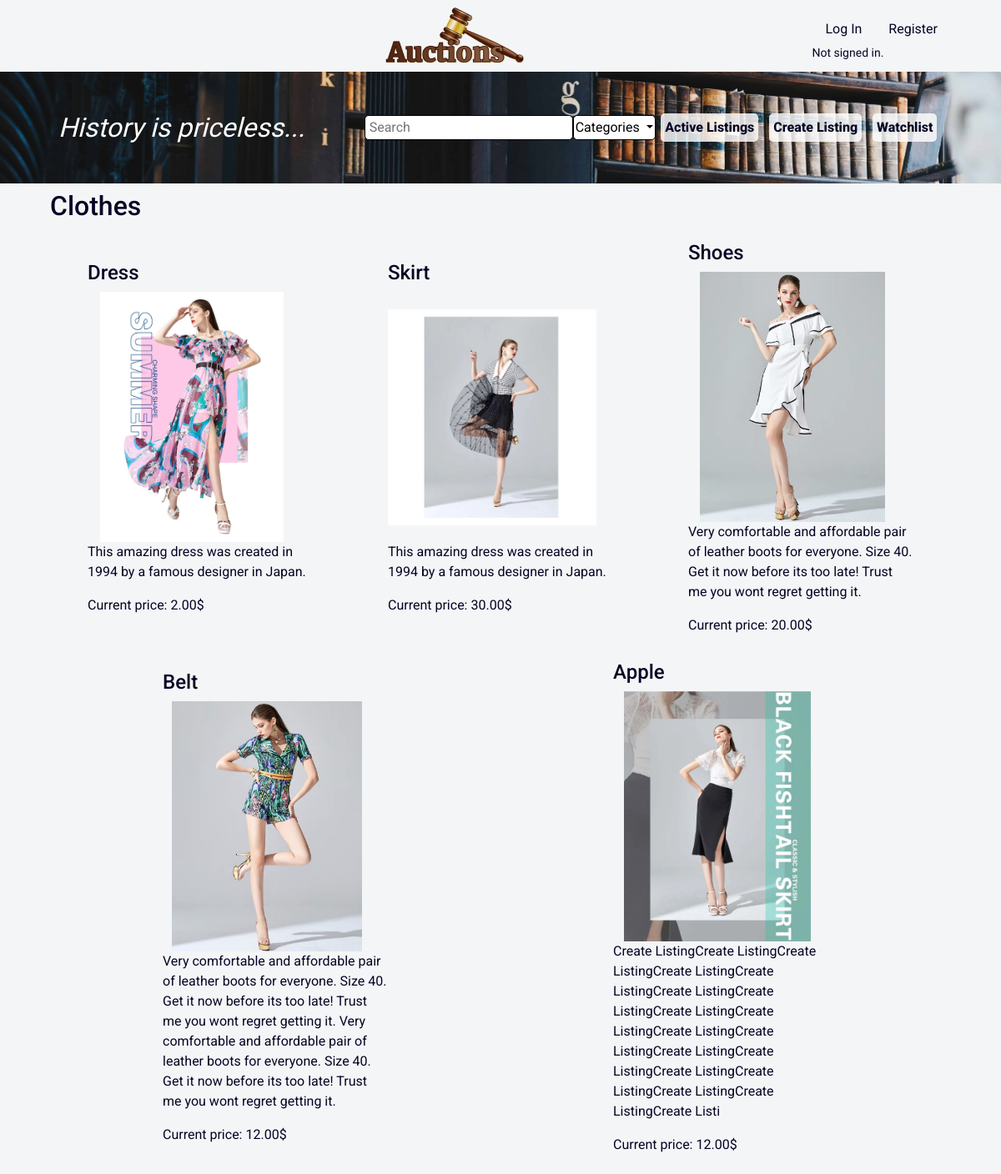
Before: /category/Clothes with the older database file.
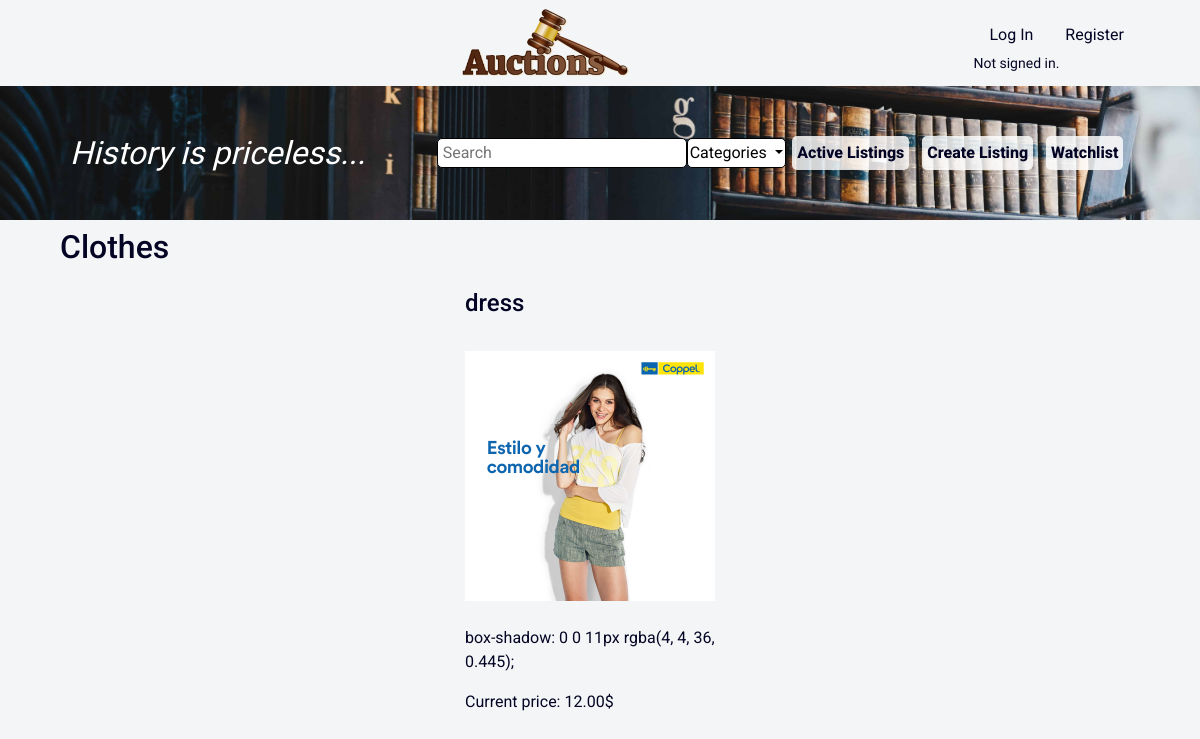
After: the same page with the newer database file.
### auctions/models.py (models this page shows, shortened)
class Category(models.Model):
    category = models.CharField(max_length=64)
    def __str__(self):
        return self.category

class Listing(models.Model):
    title = models.CharField(max_length=64)
    description = models.TextField(max_length=350)
    image = models.ImageField(default='default.png')
    price = models.DecimalField(max_digits=12, decimal_places=2, validators=[MinValueValidator(Decimal('0.01'))])
    date_created = models.DateTimeField(default=timezone.now)
    category = models.ForeignKey(Category, default="None", on_delete=models.CASCADE)
    user = models.ForeignKey(User, on_delete=models.CASCADE)
    comment = models.ManyToManyField(Comment, default=None)
    bid = models.ManyToManyField(Bid, default=None)
    status = models.BooleanField(default=False)

### auctions/views.py (the view, shortened to what this page needs)
# urls.py: path("category/<str:category_name>", views.category, name="category"),
def category(request, category_name):
    category = Category.objects.get(category=category_name)
    listing_category = Listing.objects.filter(category=category)
    if listing_category:
        return render(request, "auctions/category.html", {
            "category": category.category,
            "listings": listing_category,
            "categories": Category.objects.all()
            })

### auctions/templates/auctions/category.html (shortened to what this page needs)
{% extends "auctions/layout.html" %}
{% block body %}
<div class="background">
    <div class="margin flex">
        <div class="flex1">
            <div class="history">History is priceless...</div>
        </div>
        <div class="flex flex2">
            <form action="{% url 'search' %}">
                <input class="search" type="text" name="q" placeholder="Search">
            </form>
            <div class="dropdown">
                <button class="categories dropdown-toggle" type="button" id="dropdownMenuButton" data-toggle="dropdown" aria-haspopup="true" aria-expanded="false">
                    Categories
                </button>
            </div>
            <a class="flex-item" href="{% url 'index' %}">Active Listings</a>
            <a class="flex-item" href="{% url 'create' %}">Create Listing</a>
            <a class="flex-item" href="{% url 'watchlist' %}">Watchlist</a>
        </div>
    </div>
</div>
<h2 class="margin">{{ category }}</h2>
<div class="margin flex">
    {% for listing in listings %}
    <a class="flex-item listing" href="{% url 'item' listing.title %}">
        <h4>{{ listing.title }}</h4>
        <img src="{{ listing.image.url }}" alt="image" style="width: 250px; height: 300px;">
        <p>{{ listing.description }}</p>
        Current price: {{ listing.price }}$
    </a>
    {% endfor %}
</div>
{% endblock %}

Changed rows visible on the page:
removed Listing: title "Skirt", image (picture), description "This amazing dress was created in 1994 by a famous designer in Japan.", price "30.00"
removed Listing: title "Shoes", image (picture), description "Very comfortable and affordable pair of leather boots for everyone. Size 40. Get it now before its too late! Trust me you wont regret getting it.", price "20.00"
removed Listing: title "Belt", image (picture), description "Very comfortable and affordable pair of leather boots for everyone. Size 40. Get it now before its too late! Trust me you wont regret getting it. Very comfortable and affordable pair of leather boots for everyone. Size 40. Get it now before its too late! Trust me you wont regret getting it.", price "12.00"
removed Listing: title "Apple", image (picture), description "Create ListingCreate ListingCreate ListingCreate ListingCreate ListingCreate ListingCreate ListingCreate ListingCreate ListingCreate ListingCreate ListingCreate ListingCreate ListingCreate ListingCreate ListingCreate ListingCreate ListingCreate Listi", price "12.00"
changed Listing: title "Dress" → "dress"; image: a different picture; description "This amazing dress was created in 1994 by a famous designer in Japan." → "box-shadow: 0 0 11px rgba(4, 4, 36, 0.445);"; price "2.00" → "12.00"
